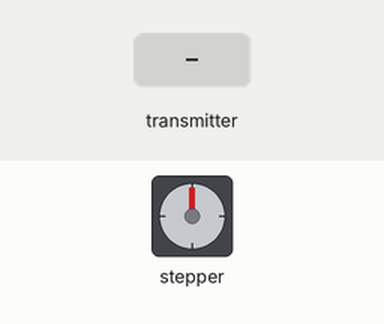
Recording of a sketch running on a simulated Arduino Uno, built with avr-gcc and run on an emulated ATmega328P. Parts: stepper motor. The test bench sets the inputs (shaded band). No radio packets arrive unless stated; stepper angles assume 200 steps per turn.

Above: at 0.8 s.
0.9 s: the transmitter starts sending latitude = 25
At 1.3 s:
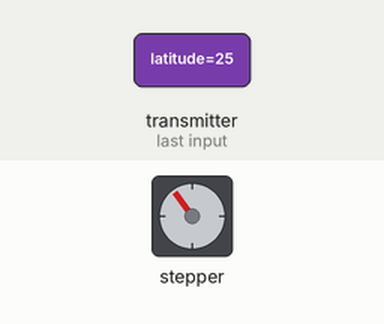
3.9 s: the transmitter starts sending latitude = 0
At 4.1 s:
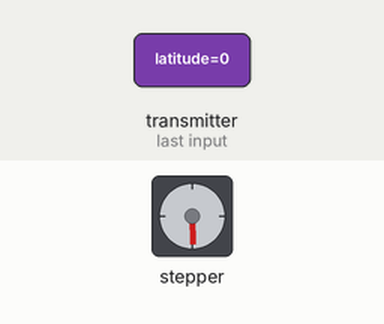
6.9 s: the transmitter starts sending longitude = 25
At 7.05 s:
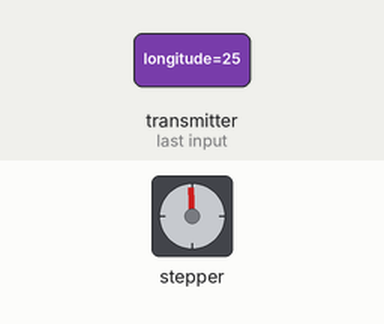
9.9 s: the transmitter starts sending longitude = 0
At 10.11 s:
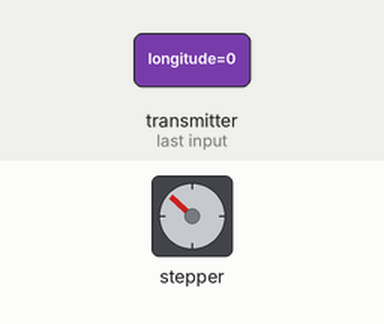
12.9 s: the transmitter starts sending latitude = 50
Timing chart, 0 to 16.9 s (numbered marks = the images above; inputs shaded):
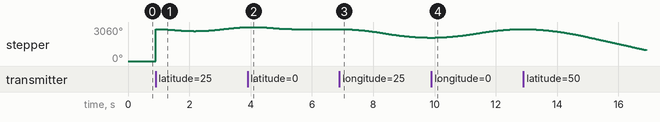

Measured:
- after the input at 0.9 s, stepper: turns 2878° clockwise in 0.00 s, then 178° counter-clockwise in 1.2 s, then 351° clockwise in 1.7 s
- after the input at 3.9 s, stepper: goes on until 5.3 s, then stays 2880°
- after the input at 6.9 s, stepper: keeps turning counter-clockwise at about 259°/s, starting at once
- after the input at 9.9 s, stepper: keeps turning clockwise at about 264°/s, starting at once

The sketch:

followcam_RX_5.ino
```cpp
#include <SPI.h>
#include "RF24.h"
#include <TinyGPS++.h>
#include <AccelStepper.h>


static const int stepPin = 5, dirPin = 6;
byte addresses[][6] = {"1Node","2Node"};

struct GPS_coords {
  float latitude;
  float longitude;
};

GPS_coords mobile_coords;
GPS_coords base_coords;

RF24 radio(7,8);
AccelStepper stepper(AccelStepper::DRIVER, stepPin, dirPin);

void setup() {
  radio.begin();

  radio.setPALevel(RF24_PA_LOW); // for testing
  //radio.setPALevel(RF24_PA_MAX);
  radio.openReadingPipe(1,addresses[0]);
  radio.startListening();
  while (base_coords.latitude == 0){
      if( radio.available()){
      while (radio.available()) {
        radio.read( &mobile_coords, sizeof(GPS_coords) );
        base_coords.latitude = mobile_coords.latitude;
        base_coords.longitude = mobile_coords.longitude;
      }
    }
  }
  stepper.setMaxSpeed(400.0);
  stepper.setAcceleration(200.0);
  stepper.setCurrentPosition(1600);
  stepper.runToNewPosition(1500);
  stepper.runToNewPosition(1700);
  stepper.runToNewPosition(1600);
}

void loop() {
    if( radio.available()){
      while (radio.available()) {
        radio.read( &mobile_coords, sizeof(GPS_coords) );
      }

      double courseToMobile =
        TinyGPSPlus::courseTo(
          base_coords.latitude,
          base_coords.longitude,
          mobile_coords.latitude,
          mobile_coords.longitude
          );

      stepper.moveTo(map(courseToMobile, 0, 360, 0, 3200));
   }
   stepper.run();
}
```
